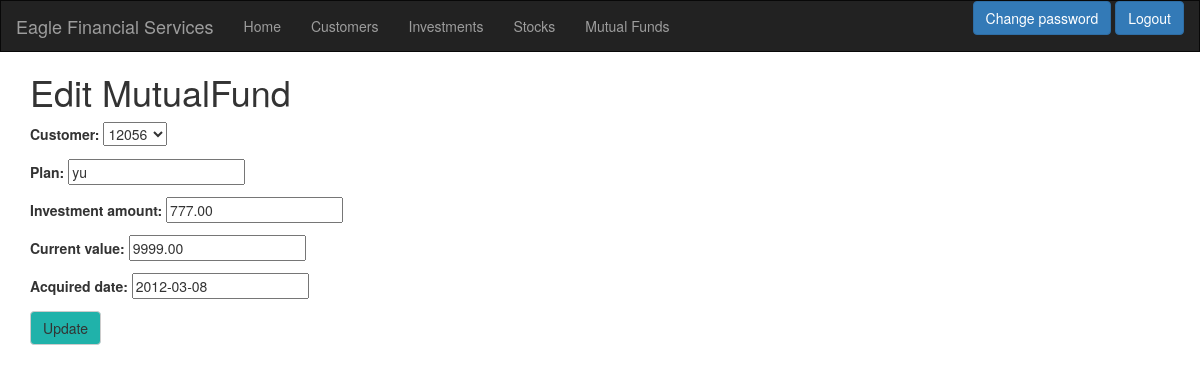
Screenshot of /mutualfund/1/edit/ (signed in) with the database file from the repository.
### portfolio/models.py (models this page shows, shortened)
class MutualFund(models.Model):
    customer = models.ForeignKey(Customer, on_delete=models.CASCADE, related_name='mutualfund')
    plan = models.CharField(max_length=50)
    investment_amount = models.DecimalField(max_digits=10, decimal_places=2)
    current_value = models.DecimalField(max_digits=10, decimal_places=2)
    acquired_date = models.DateField(default=timezone.now, blank=True, null=True)

### portfolio/views.py (the view)
# urls.py: re_path(r'^mutualfund/(?P<pk>\d+)/edit/$', views.mutualfund_edit, name='mutualfund_edit'),
@login_required
def mutualfund_edit(request, pk):
    mutualfund = get_object_or_404(MutualFund, pk=pk)
    if request.method == "POST":
        form = MutualFundForm(request.POST, instance=mutualfund)
        if form.is_valid():
            mutualfund = form.save()
            mutualfund.updated_date = timezone.now()
            mutualfund.save()
            mutualfunds = MutualFund.objects.filter(acquired_date__lte=timezone.now())
            return render(request, 'portfolio/mutualfund_list.html', {'mutualfunds': mutualfunds})
    else:
        form = MutualFundForm(instance=mutualfund)
    return render(request, 'portfolio/mutualfund_edit.html', {'form': form})

### portfolio/forms.py
class MutualFundForm(forms.ModelForm):
    class Meta:
        model = MutualFund
        fields = ('customer', 'plan', 'investment_amount', 'current_value', 'acquired_date',)

### portfolio/models.py (called while the page is built)
    def __str__(self):
        return str(self.cust_number)

### portfolio/templates/portfolio/mutualfund_edit.html
{% extends 'portfolio/base.html' %}
{% block content %}
    <h1>Edit MutualFund</h1>
    <form method="POST" class="mutualfund-form">{% csrf_token %}
        {{ form.as_p }}
        <button type="submit" class="save btn btn-default" style="background-color: lightseagreen">Update</button>
    </form>
{% endblock %}

### rows the page displays
MutualFund: customer "12056", plan "yu", investment_amount "777.00", current_value "9999.00", acquired_date "2012-03-08"
